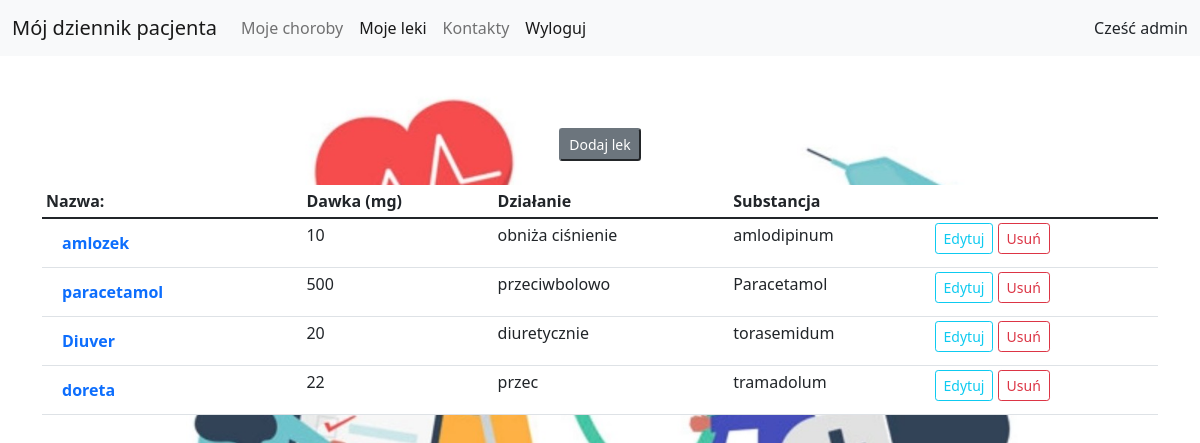
Page /drugs/ (signed in) on the committed database.
### accounts/models.py (models this page shows)
class CustomUser(AbstractUser):
    def __str__(self):
        return self.username

### patientdiary/models.py (models this page shows, shortened)
class Drugs(models.Model):
    name = models.CharField(max_length=30)
    leaflet = models.TextField()
    dosage = models.IntegerField()
    action = models.CharField(max_length=128)
    substances = models.ManyToManyField(Substance)

class Substance(models.Model):
    substance_name = models.CharField(max_length=128)
    def __str__(self):
        return self.substance_name

### patientdiary/views.py (the view)
# urls.py: path('drugs/', views.DrugsListView.as_view(), name='drugs_view'),
class DrugsListView(PermissionRequiredMixin, ListView):
    permission_required = 'patientdiary.view_drugs'
    model = Drugs
    template_name = 'drugs_view.html'

### accounts/templates/drugs_view.html (shortened to what this page needs)
{% extends "base.html" %}
{% block content %}
    <div class="container">
<br>
    <br>
    <br>
    <div class="container text-center">
         <a href="{% url 'drug_add_view' %}">
            <button type="button" class="btn-secondary btn-sm disabled" tabindex="-1" role="button" aria-disabled="true">Dodaj lek   </button></a>
    </div>
<br>
 <table class="table table-sm" >
  <thead>
    <tr>
      <th scope="col">Nazwa: </th>
      <th scope="col">Dawka (mg)</th>
      <th scope="col">Działanie</th>
      <th scope="col">Substancja</th>
      <th scope="col"></th>
    </tr>
  </thead>
  <tbody>
  {% for drug in drugs_list %}
    <tr>
      <th scope="row"><a class="nav-link active" href="{% url 'drug_detail_view' drug.pk %}">{{ drug.name}} </a> </th>
      <td>{{ drug.dosage}}</td>
      <td>{{ drug.action}}</td>
      {% for drug in drug.substances.all %}
      <td>{{ drug}} </td>
         {% endfor %}
      <td><a href="{% url 'drug_update_view' drug.pk %}">
            <button type="button" class="btn btn-outline-info btn-sm">Edytuj</button></a>
        <a href="{% url 'drug_delete_view' drug.pk %}">
            <button type="button" class="btn btn-outline-danger btn-sm">Usuń</button></a>
      </td>
    </tr>
  {% endfor %}
  </tbody>
</table>
</div>
{% endblock %}

### accounts/templates/base.html (shortened to what this page needs)
{% load static %}
<!doctype html>
<html lang="en">
  <head>
    <link href="https://cdn.jsdelivr.net/npm/bootstrap@5.1.3/dist/css/bootstrap.min.css" rel="stylesheet">
     <link rel="stylesheet" type="text/css" href="{% static 'accounts/css/coment.css' %}">
  </head>
  <nav class="navbar navbar-expand-lg navbar-light bg-light">
  <div class="container-fluid">
  {% if user.is_authenticated %}
    <a class="navbar-brand" href="{% url 'patient_view' %}">Mój dziennik pacjenta</a>
  {% endif %}
    <div class="collapse navbar-collapse" id="navbarNav">
      <ul class="navbar-nav">
          {% if user.is_authenticated %}
          <li class="nav-item">
          <a class="nav-link " aria-current="page" href="{% url 'diseases_view' %}">Moje choroby</a>
          </li>
        <li class="nav-item">
          <a class="nav-link active" href="{% url 'drugs_view' %}">Moje leki</a>
        </li>
        <li class="nav-item">
          <a class="nav-link " aria-current="page" href="{% url 'contacts' %}">Kontakty</a>
        </li>
        <li class="nav-item">
          <a class="nav-link active" href="{% url 'logout' %}">Wyloguj</a>
        </li>
        {% else %}
        <li class="nav-item">
            <a class="nav-link " href="{% url 'login' %}">Zaloguj</a>
        </li>
        <li class="nav-item">
          <a class="nav-link active" href="{% url 'signup' %}">Zarejestruj się</a>
          {% endif %}
      </ul>
    </div>
   {% if user.is_authenticated %}
      <div> Cześć {{ user }} {{ datetime }} </div>
  {% endif %}
  </div>
</nav>
  <body id="bg" style="background-image: url('{% static "accounts/images/mainpage.jpg" %}');">
       {% block content %}
       {% endblock %}
  </body>
</html>

### accounts/static/accounts/css/coment.css (style rules this page uses)
#bg { background-repeat: no-repeat; background-size: 75%; background-position: center; background-attachment: fixed; }

### accounts/templates/drugs_view.html (style rules this page uses)
table { background-color: white; }

### rows in the picture
CustomUser: username "admin"
Drugs: name "amlozek", dosage "10", action "obniża ciśnienie"
Substance: substance_name "amlodipinum"
Drugs: name "paracetamol", dosage "500", action "przeciwbolowo"
Substance: substance_name "Paracetamol"
Drugs: name "Diuver", dosage "20", action "diuretycznie"
Substance: substance_name "torasemidum"
Drugs: name "doreta", dosage "22", action "przec"
Substance: substance_name "tramadolum"
